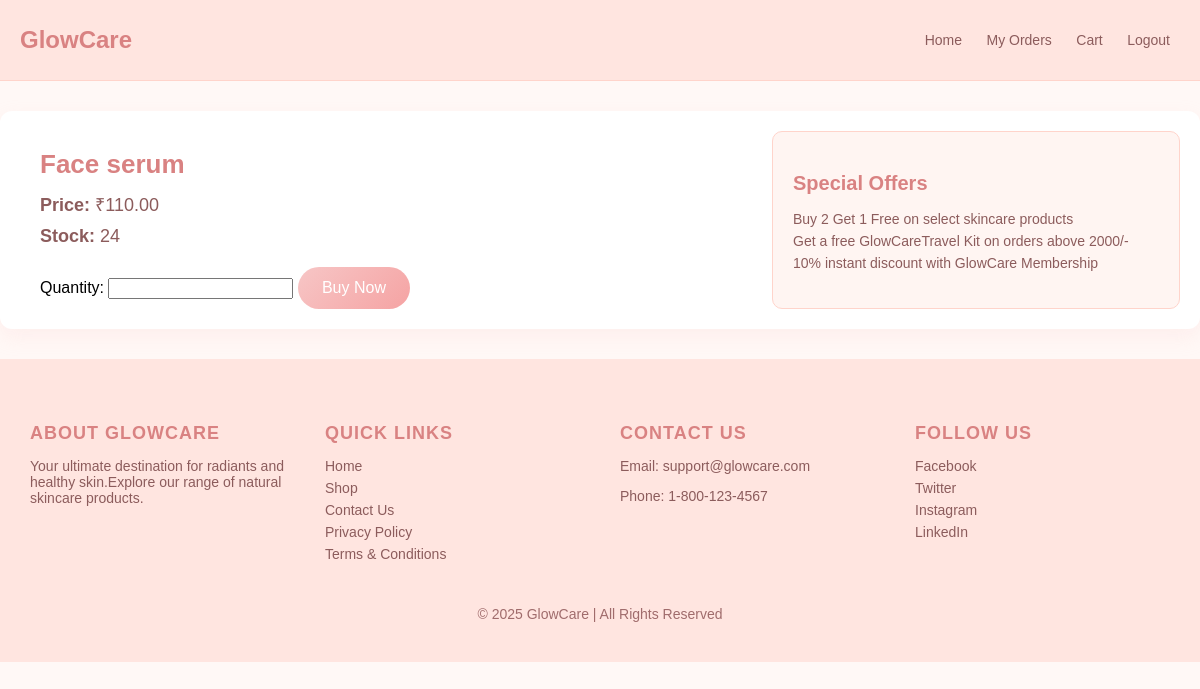
The app's page /order/14/ (signed in), older data.
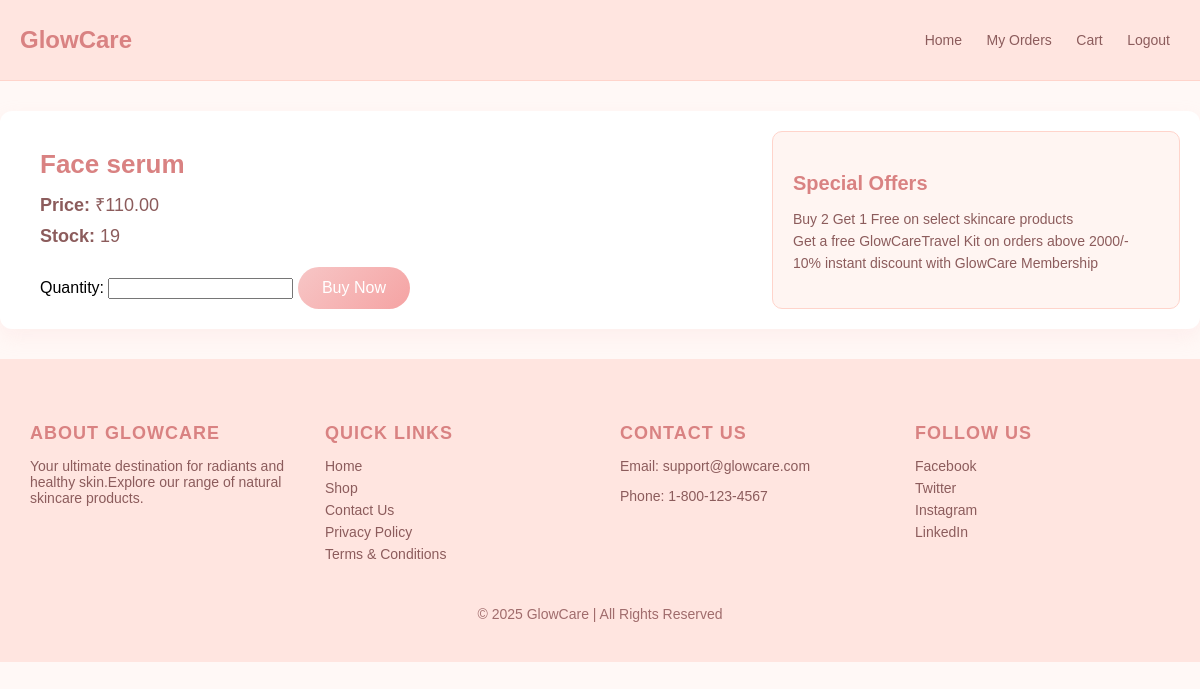
The same page, newer data.
### app/models.py (models this page shows, shortened)
class Product(models.Model):
    name = models.CharField(max_length=200)
    description = models.TextField()
    price = models.DecimalField(max_digits=10, decimal_places=2)
    stock = models.IntegerField()
    image = models.ImageField(upload_to='products/')
    category = models.CharField(max_length=100)

### app/views.py (the view, shortened to what this page needs)
# urls.py: path('order/<int:product_id>/', views.order_product, name='order_product'),
@login_required(login_url='login')
def order_product(request, product_id):
    product = get_object_or_404(Product, id=product_id)
    return render(request, 'order_product.html', {'product': product})

### templates/order_product.html (shortened to what this page needs)
 <!DOCTYPE html>
<html lang="en">
<head>
    {% load static %}
    <link rel="stylesheet" href="{% static 'css/order_product.css' %}">
</head>
<body>
    <header class="navbar">
        <h1 class="logo">GlowCare</h1>
        <nav>
            <a href="/">Home</a>
            <a href="{% url 'user_orders' %}">My Orders</a>
            <a href="{% url 'view_cart' %}">Cart</a>
            <a href="{% url 'logout' %}">Logout</a>
        </nav>
    </header>
    <div class="main-container">
        <div class="product-section">
            <div class="product-details">
                <h1>{{ product.name }}</h1>
                <p class="price"><strong>Price:</strong> ₹{{ product.price }}</p>
                <p class="stock"><strong>Stock:</strong> {{ product.stock }}</p>
                <form method="post">
                    <label for="quantity">Quantity:</label>
                    <input type="number" id="quantity" name="quantity" min="1" required>
                    <button type="submit" class="buy-now">Buy Now</button>
                </form>
            </div>
        </div>
        <div class="product-offers">
            <h3>Special Offers</h3>
            <ul>
                <li>Buy 2 Get 1 Free on select skincare products </li>
                <li>Get a free GlowCareTravel Kit on orders above 2000/- </li>
                <li>10% instant discount with GlowCare Membership </li>
            </ul>
        </div>
    </div>
    <footer>
      <div class="footer-container">
        <div class="footer-section">
          <h4>About GlowCare</h4>
          <p>Your ultimate destination for radiants and healthy skin.Explore our range of natural skincare products.</p>
        </div>
        <div class="footer-section">
          <h4>Quick Links</h4>
          <ul>
            <li><a href="/home">Home</a></li>
            <li><a href="/shop">Shop</a></li>
            <li><a href="/contact">Contact Us</a></li>
            <li><a href="/privacy-policy">Privacy Policy</a></li>
            <li><a href="/terms">Terms & Conditions</a></li>
          </ul>
        </div>
        <div class="footer-section">
          <h4>Contact Us</h4>
          <p>Email: support@glowcare.com</p>
          <p>Phone: 1-800-123-4567</p>
        </div>
        <div class="footer-section">
          <h4>Follow Us</h4>
          <ul>
            <li><a href="https://facebook.com/glowcare">Facebook</a></li>
            <li><a href="https://twitter.com/glowcare">Twitter</a></li>
            <li><a href="https://instagram.com/glowcare">Instagram</a></li>
            <li><a href="https://linkedin.com/company/glowcare">LinkedIn</a></li>
          </ul>
        </div>
      </div>
      <div class="footer-bottom">
        <p>&copy; 2025 GlowCare | All Rights Reserved</p>
      </div>
    </footer>
</body>
</html>

Row changes from the older to the newer data that the page shows:
changed Product "Face serum": stock "24" → "19"
